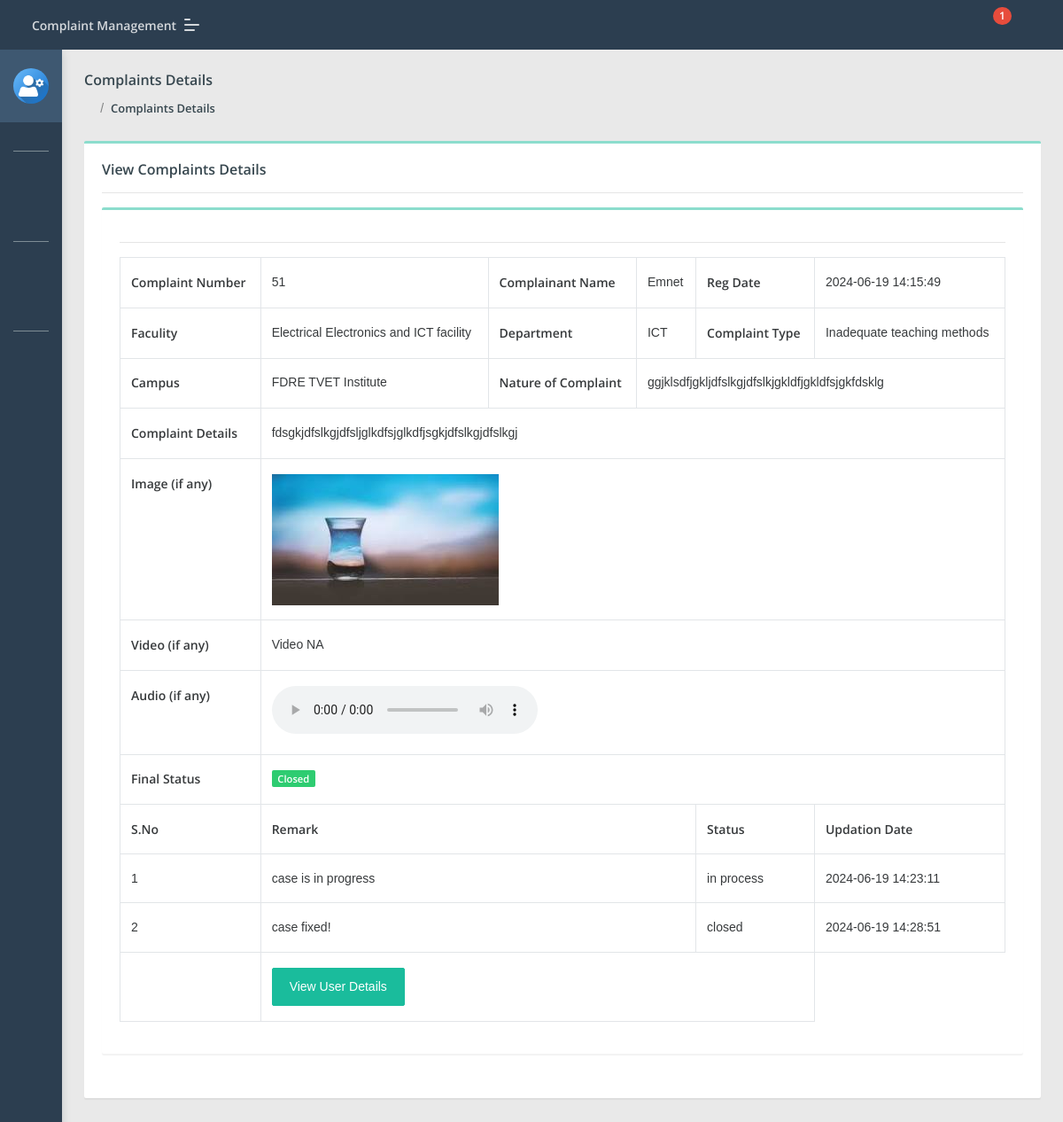
The page /Faculty/complaint-details.php?cid=51 (signed in) on the database its author committed.
### tables this page shows
CREATE TABLE `tblcomplaints` (
  `complaintNumber` int(11) NOT NULL,
  `userId` int(11) DEFAULT NULL,
  `category` text,
  `subcategory` varchar(255) DEFAULT NULL,
  `complaintType` varchar(255) DEFAULT NULL,
  `state` varchar(255) DEFAULT NULL,
  `noc` varchar(255) DEFAULT NULL,
  `complaintDetails` mediumtext,
  `complaintFile` varchar(255) DEFAULT NULL,
  `videoFile` varchar(255) DEFAULT NULL,
  `audioFile` varchar(255) DEFAULT NULL,
  `regDate` timestamp NULL DEFAULT CURRENT_TIMESTAMP,
  `status` varchar(50) DEFAULT NULL,
  `lastUpdationDate` timestamp NULL DEFAULT NULL ON UPDATE CURRENT_TIMESTAMP
);

CREATE TABLE `users` (
  `id` int(11) NOT NULL,
  `fullName` varchar(255) DEFAULT NULL,
  `userEmail` varchar(255) DEFAULT NULL,
  `password` varchar(255) DEFAULT NULL,
  `contactNo` bigint(11) DEFAULT NULL,
  `address` tinytext,
  `State` varchar(255) DEFAULT NULL,
  `country` varchar(255) DEFAULT NULL,
  `Faculty` text,
  `Department` text NOT NULL,
  `pincode` int(6) DEFAULT NULL,
  `userImage` varchar(255) DEFAULT NULL,
  `regDate` timestamp NOT NULL DEFAULT CURRENT_TIMESTAMP,
  `updationDate` timestamp NULL DEFAULT NULL,
  `status` int(1) DEFAULT NULL
);

CREATE TABLE `complaintremark` (
  `id` int(11) NOT NULL,
  `complaintNumber` int(11) DEFAULT NULL,
  `status` varchar(255) DEFAULT NULL,
  `remark` mediumtext,
  `remarkDate` timestamp NULL DEFAULT CURRENT_TIMESTAMP
);

### Faculty/complaint-details.php (the view, shortened to what this page needs)
<?php
include('include/config.php');
if (strlen($_SESSION['fid']) == 0) {
    header('location:index.php');
    exit();
} else {
?>
<!DOCTYPE html>
<html lang="en">
<head>
    <link rel="stylesheet" href="assets/css/style.css">
</head>
<body class="">
    <?php include('include/sidebar.php'); ?>
    <?php include('include/header.php'); ?>
    <section class="pcoded-main-container">
        <div class="pcoded-content">
            <div class="page-header">
                <div class="page-block">
                    <div class="row align-items-center">
                        <div class="col-md-12">
                            <div class="page-header-title">
                                <h5 class="m-b-10">Complaints Details</h5>
                            </div>
                            <ul class="breadcrumb">
                                <li class="breadcrumb-item"><a href="dashboard.php"><i class="feather icon-home"></i></a></li>
                                <li class="breadcrumb-item"><a href="all-complaint.php">Complaints Details</a></li>
                            </ul>
                        </div>
                    </div>
                </div>
            </div>
            <div class="row">
                <div class="col-sm-12">
                    <div class="card">
                        <div class="card-body">
                            <h5>View Complaints Details</h5>
                            <hr>
                            <div class="row">
                                <div class="col-xl-12">
                                    <div class="card">
                                        <div class="card-body table-border-style">
                                            <div class="table-responsive">
                                                <table class="table table-bordered">
                                                    <tbody>
                                                    <?php
                                                    $cid = intval($_GET['cid']);
                                                    $query = mysqli_query($con, "SELECT tblcomplaints.*, users.fullName AS name FROM users JOIN tblcomplaints ON users.id = tblcomplaints.userId WHERE complaintNumber = '$cid'");
                                                    while ($row = mysqli_fetch_array($query)) {
                                                    ?>
                                                        <tr>
                                                            <td><b>Complaint Number</b></td>
                                                            <td><?php echo htmlentities($row['complaintNumber']); ?></td>
                                                            <td><b>Complainant Name</b></td>
                                                            <td><?php echo htmlentities($row['name']); ?></td>
                                                            <td><b>Reg Date</b></td>
                                                            <td><?php echo htmlentities($row['regDate']); ?></td>
                                                        </tr>
                                                        <tr>
                                                            <td><b>Faculity</b></td>
                                                            <td><?php echo htmlentities($row['category']); ?></td>
                                                            <td><b>Department</b></td>
                                                            <td><?php echo htmlentities($row['subcategory']); ?></td>
                                                            <td><b>Complaint Type</b></td>
                                                            <td><?php echo htmlentities($row['complaintType']); ?></td>
                                                        </tr>
                                                        <tr>
                                                            <td><b>Campus</b></td>
                                                            <td><?php echo htmlentities($row['state']); ?></td>
                                                            <td><b>Nature of Complaint</b></td>
                                                            <td colspan="3"><?php echo htmlentities($row['noc']); ?></td>
                                                        </tr>
                                                        <tr>
                                                            <td><b>Complaint Details</b></td>
                                                            <td colspan="5"><?php echo htmlentities($row['complaintDetails']); ?></td>
                                                        </tr>
                                                        <tr>
                                                            <td><b>Image (if any)</b></td>
                                                            <td colspan="5">
                                                                <?php
                                                                $cfile = $row['complaintFile'];
                                                                $filePath = "../user/complaintdocs/" . $cfile;
                                                                if (empty($cfile) || !file_exists($filePath)) {
                                                                    echo "Image NA";
                                                                } else {
                                                                    $fileInfo = getimagesize($filePath);
                                                                    if ($fileInfo !== false) {
                                                                ?>
                                                                        <img src="<?php echo htmlentities($filePath); ?>" class="complaint-image" alt="Complaint File">
                                                                <?php
                                                                    } else {
                                                                        echo "File is not a valid image.";
                                                                    }
                                                                }
                                                                ?>
                                                            </td>
                                                        </tr>
                                                        <tr>
                                                            <td><b>Video (if any)</b></td>
                                                            <td colspan="5">
                                                                <?php
                                                                $vfile = $row['videoFile'];
                                                                if (empty($vfile)) {
                                                                    echo "Video NA";
                                                                } ?>
                                                            </td>
                                                        </tr>
                                                        <tr>
                                                            <td><b>Audio (if any)</b></td>
                                                            <td colspan="5">
                                                                <?php
                                                                $afile = $row['audioFile'];
                                                                if (empty($afile)) {
                                                                    echo "Audio NA";
                                                                } else {
                                                                ?>
                                                                    <audio class="complaint-media" controls>
                                                                        <source src="../user/complaintdocs/<?php echo htmlentities($afile); ?>" type="audio/mpeg">
                                                                    </audio>
                                                                <?php } ?>
                                                            </td>
                                                        </tr>
                                                        <tr>
                                                            <td><b>Final Status</b></td>
                                                            <td colspan="5">
                                                                <?php
                                                                $status = $row['status'];
                                                                if ($status == '') {
                                                                ?>
                                                                    <span class="badge badge-danger">Not Processed Yet</span>
                                                                <?php } elseif ($status == 'in process') { ?>
                                                                    <span class="badge badge-warning">In Process</span>
                                                                <?php } elseif ($status == 'closed') { ?>
                                                                    <span class="badge badge-success">Closed</span>
                                                                <?php } ?>
                                                            </td>
                                                        </tr>
                                                        <hr>
                                                        <?php
                                                        $ret = mysqli_query($con, "SELECT complaintremark.remark AS remark, complaintremark.status AS sstatus, complaintremark.remarkDate AS rdate
                                                                                  FROM complaintremark
                                                                                  JOIN tblcomplaints ON tblcomplaints.complaintNumber = complaintremark.complaintNumber
                                                                                  WHERE complaintremark.complaintNumber = '$cid'");
                                                        $cnt = 1;
                                                        $count = mysqli_num_rows($ret);
                                                        if ($count) {
                                                        ?>
                                                            <tr>
                                                                <th>S.No</th>
                                                                <th colspan="3">Remark</th>
                                                                <th>Status</th>
                                                                <th>Updation Date</th>
                                                            </tr>
                                                            <?php
                                                            while ($rw = mysqli_fetch_array($ret)) {
                                                            ?>
                                                                <tr>
                                                                    <td><?php echo htmlentities($cnt); ?></td>
                                                                    <td colspan="3"><?php echo htmlentities($rw['remark']); ?></td>
                                                                    <td><?php echo htmlentities($rw['sstatus']); ?></td>
                                                                    <td><?php echo htmlentities($rw['rdate']); ?></td>
                                                                </tr>
                                                                <?php
                                                                $cnt++;
                                                            }
                                                        } ?>
                                                        <tr>
                                                            <td>
                                                            </td>
                                                            <td colspan="4">
                                                                <a href="javascript:void(0);" onClick="popUpWindow('userprofile.php?uid=<?php echo htmlentities($row['userId']); ?>');" title="Update order">
                                                                    <button type="button" class="btn btn-primary">View User Details</button>
                                                                </a>
                                                            </td>
                                                        </tr>
                                                    <?php } ?>
                                                    </tbody>
                                                </table>
                                            </div>
                                        </div>
                                    </div>
                                </div>
                            </div>
                        </div>
                    </div>
                </div>
            </div>
        </div>
    </section>
</body>
</html>
<?php } ?>

### Faculty/complaint-details.php (style rules this page uses)
.complaint-image { max-width: 320px; max-height: 240px; width: auto; height: auto; }
.complaint-media { max-width: 320px; max-height: 240px; }

### rows shown on the page
tblcomplaints: complaintNumber "51", userId.fullName "Emnet", regDate "2024-06-19 14:15:49", category "Electrical Electronics and ICT facility", subcategory "ICT", complaintType "Inadequate teaching methods", state "FDRE TVET Institute", noc "ggjklsdfjgkljdfslkgjdfslkjgkldfjgkldfsjgkfdsklg", complaintDetails "fdsgkjdfslkgjdfsljglkdfsjglkdfjsgkjdfslkgjdfslkgj", complaintFile (picture), status "Closed"
complaintremark: remark "case is in progress", status "in process", remarkDate "2024-06-19 14:23:11"
complaintremark: remark "case fixed!", status "closed", remarkDate "2024-06-19 14:28:51"

### other values the page prints
$num1 "1"
